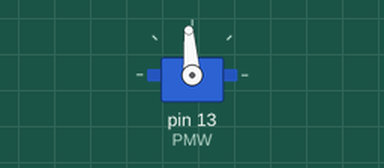
A sketch run on a simulated Arduino Uno, built with avr-gcc and run on an emulated ATmega328P. Parts: servo.

Above: at 0.05 s.
At 1.85 s:
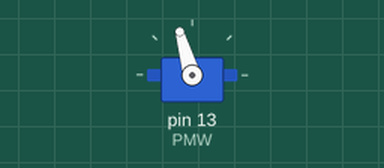
Timing chart, 0 to 5.9 s (numbered marks = the images above):
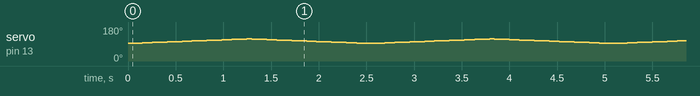

The sketch:

Code1.ino
```cpp
#include <Servo.h>

const int PMW = 13;

Servo motor;

void setup()
{
  motor.attach(PMW);
}

void loop()
{
  for(int i = 1500; i <= 1750; i++)
  {
      motor.writeMicroseconds(i);
      delay(5);
  }
  for(int i = 1750; i >= 1500; i--)
  {
      motor.writeMicroseconds(i);
      delay(5);
  }
}
```
